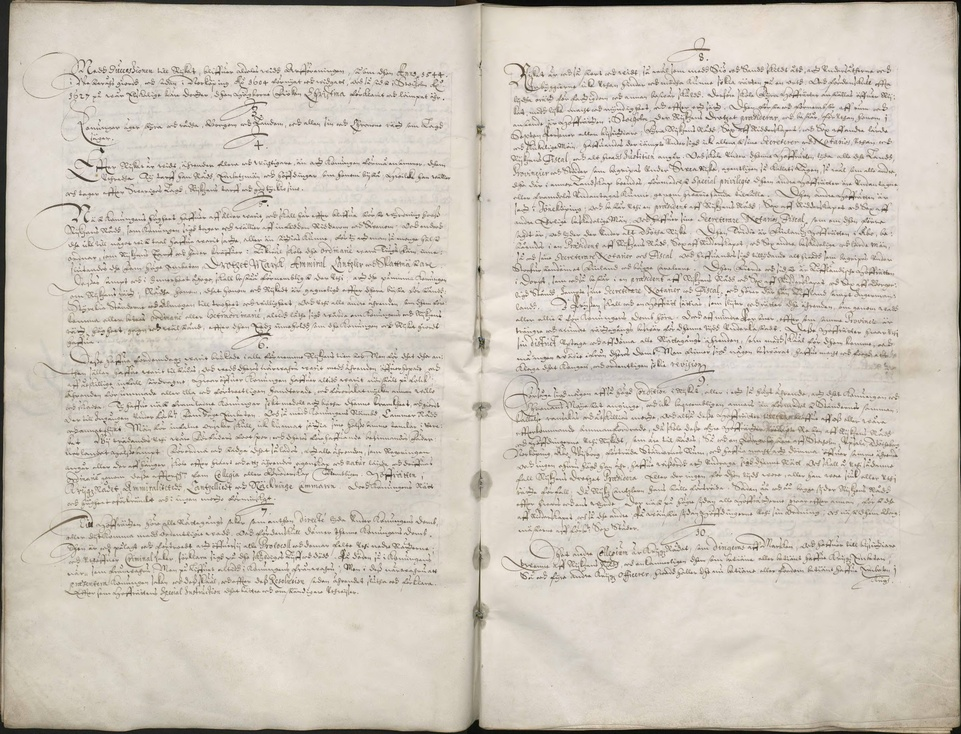
#> input picture data/test/1634_rs_regeringsform__R0001323_00005__d0688e88fe35.jpg, 961 x 734 px, shrunk from 6660 x 5085 before the run
$ python -i image.py   (imports and definitions only)   (older library calls are emulated)
#> lines starting #> are read from the running program, lines starting #| are printed output that depends on the picture; after the words box and inside, x2 and y2 are one past the last pixel; in counts of white or black regions, pixels touching at a corner belong together
from __future__ import annotations

from typing import Dict

import numpy as np
from PIL import Image

try:
    import cv2  # type: ignore
except Exception:  # pragma: no cover
    cv2 = None  # type: ignore


class ImageFeatureExtractor:
    def __init__(self, cv2_module=None):
        self.cv2 = cv2_module if cv2_module is not None else cv2

    def load_image(self, path: str) -> np.ndarray:
        return np.array(Image.open(path).convert("L"))

    def basic_stats(self, img: np.ndarray) -> Dict[str, float]:
        arr = img.astype(np.float32) / 255.0
        mean = float(arr.mean())
#> mean = 0.789
        std = float(arr.std())
#> std = 0.122
        return {"img_mean_intensity": mean, "img_std_intensity": std, "img_contrast": std}

    def blur_score(self, img: np.ndarray) -> float:
        if self.cv2 is None:
            return float("nan")
        lap = self.cv2.Laplacian(img, ddepth=self.cv2.CV_64F)
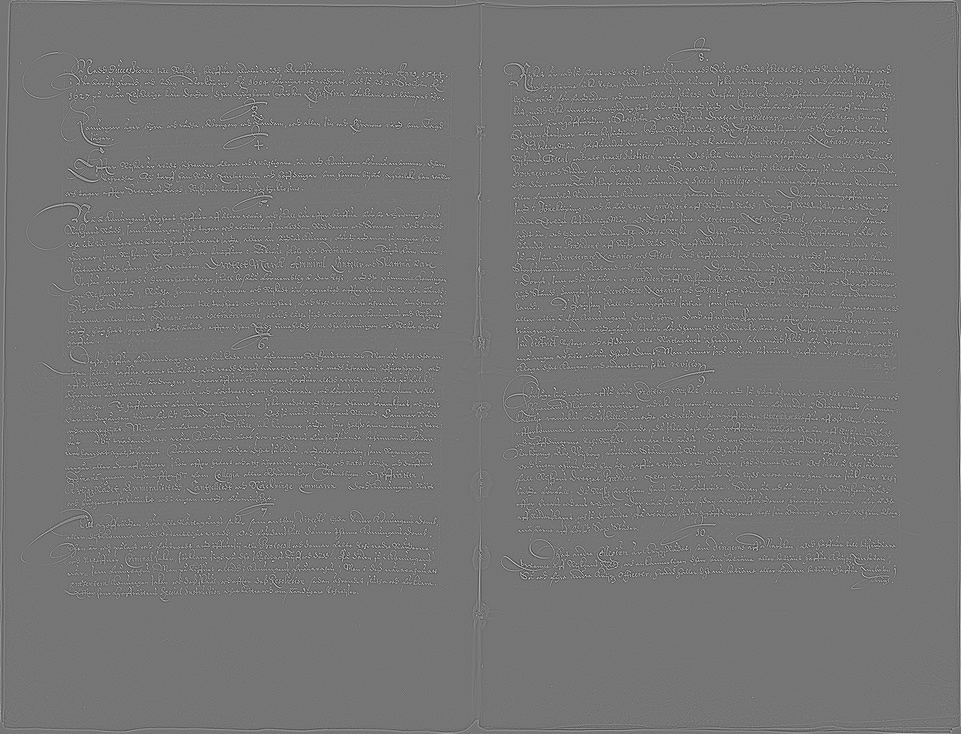
#> lap: shape (734, 961) float64; min -375, max 436, mean 0.1; drawn with min black and max white
        return float(lap.var())

    def noise_score(self, img: np.ndarray) -> float:
        if self.cv2 is None:
            return float("nan")
        blurred = self.cv2.medianBlur(img, 3)
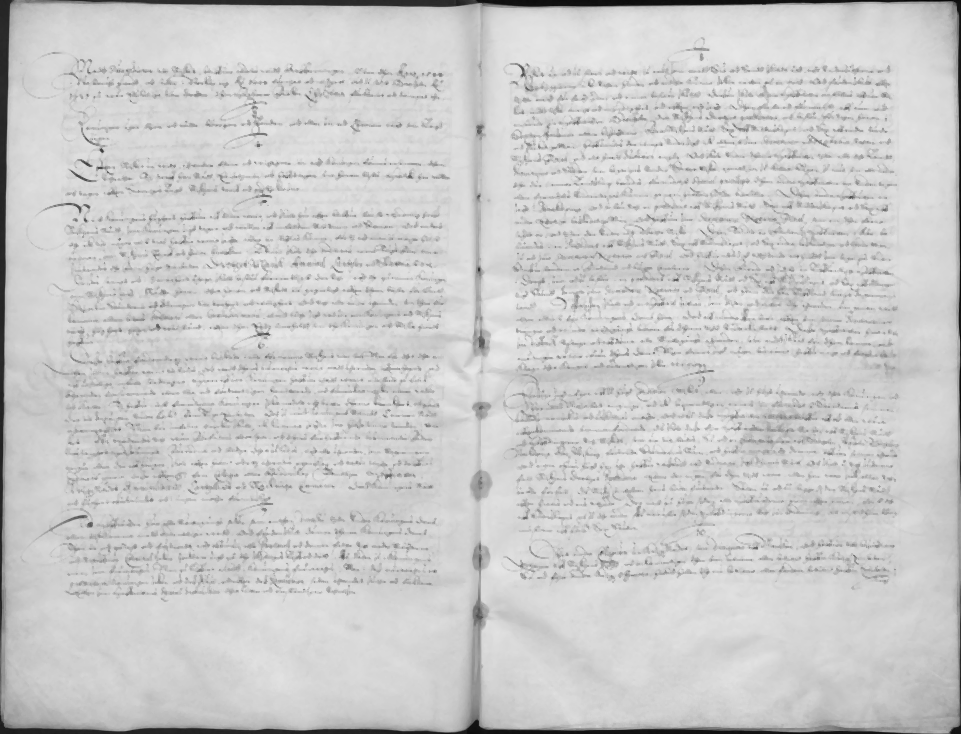
#> blurred: shape (734, 961); min 5, max 236, mean 203
        diff = img.astype(np.float32) - blurred.astype(np.float32)
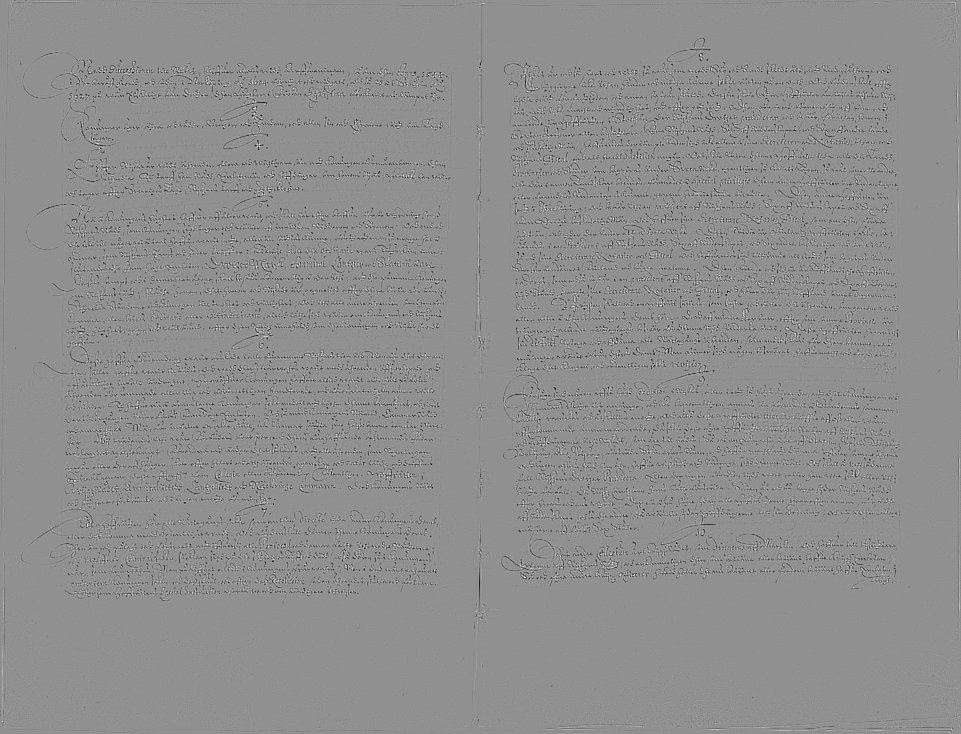
#> diff: shape (734, 961) float32; min -128, max 98, mean -1.7; drawn with min black and max white
        return float(diff.std())

    def binarisation_features(self, img: np.ndarray) -> Dict[str, float]:
        if self.cv2 is None:
            return {"fg_ratio": float("nan")}
        _, th = self.cv2.threshold(img, 0, 255, self.cv2.THRESH_BINARY + self.cv2.THRESH_OTSU)
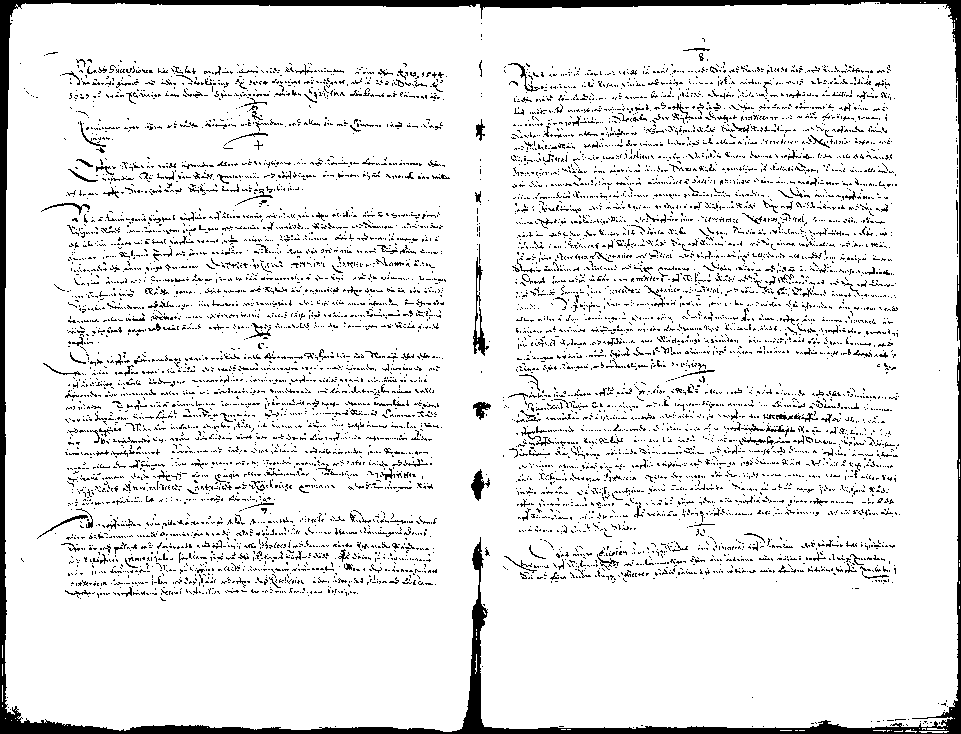
#> th: shape (734, 961); 90.9% white; 8058 black regions (7735 under 20 px), largest, box (x1, y1, x2, y2) and area: (0, 0, 961, 734) 20644, (473, 257, 489, 356) 423, (471, 469, 490, 501) 261
        fg = th == 0
        return {"fg_ratio": float(fg.mean())}

    def stroke_width_stats(self, img: np.ndarray) -> Dict[str, float]:
        if self.cv2 is None:
            return {"stroke_width_mean": float("nan"), "stroke_width_std": float("nan")}
        _, th = self.cv2.threshold(img, 0, 255, self.cv2.THRESH_BINARY + self.cv2.THRESH_OTSU)
        fg = (255 - th).astype(np.uint8)
        dist = self.cv2.distanceTransform(fg, self.cv2.DIST_L2, 3)
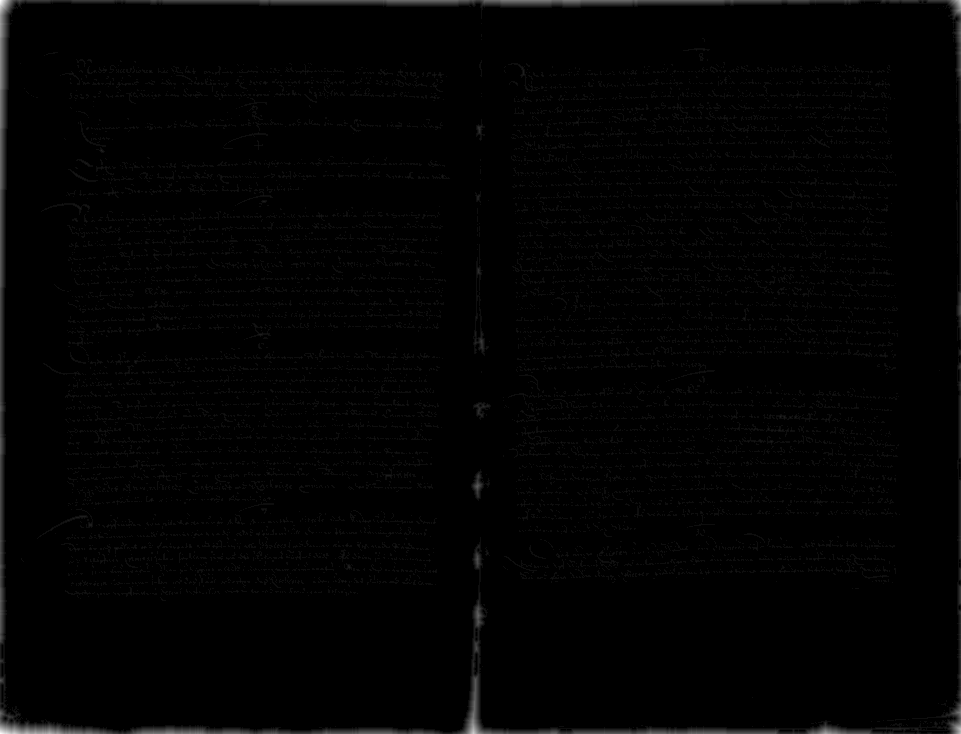
#> dist: shape (734, 961) float32; min 0, max 16.56, mean 0.157; drawn with min black and max white
        vals = dist[fg > 0]
        if vals.size == 0:
            return {"stroke_width_mean": float("nan"), "stroke_width_std": float("nan")}
        return {"stroke_width_mean": float(vals.mean()), "stroke_width_std": float(vals.std())}

    def connected_components(self, img: np.ndarray) -> Dict[str, float]:
        if self.cv2 is None:
            return {"cc_count": float("nan")}
        _, th = self.cv2.threshold(img, 0, 255, self.cv2.THRESH_BINARY + self.cv2.THRESH_OTSU)
        fg = (255 - th).astype(np.uint8)
        num_labels, _ = self.cv2.connectedComponents(fg)
#> num_labels = 8059
        return {"cc_count": float(num_labels)}

    def skew_angle(self, img: np.ndarray) -> float:
        if self.cv2 is None:
            return float("nan")
        edges = self.cv2.Canny(img, 50, 150, apertureSize=3)
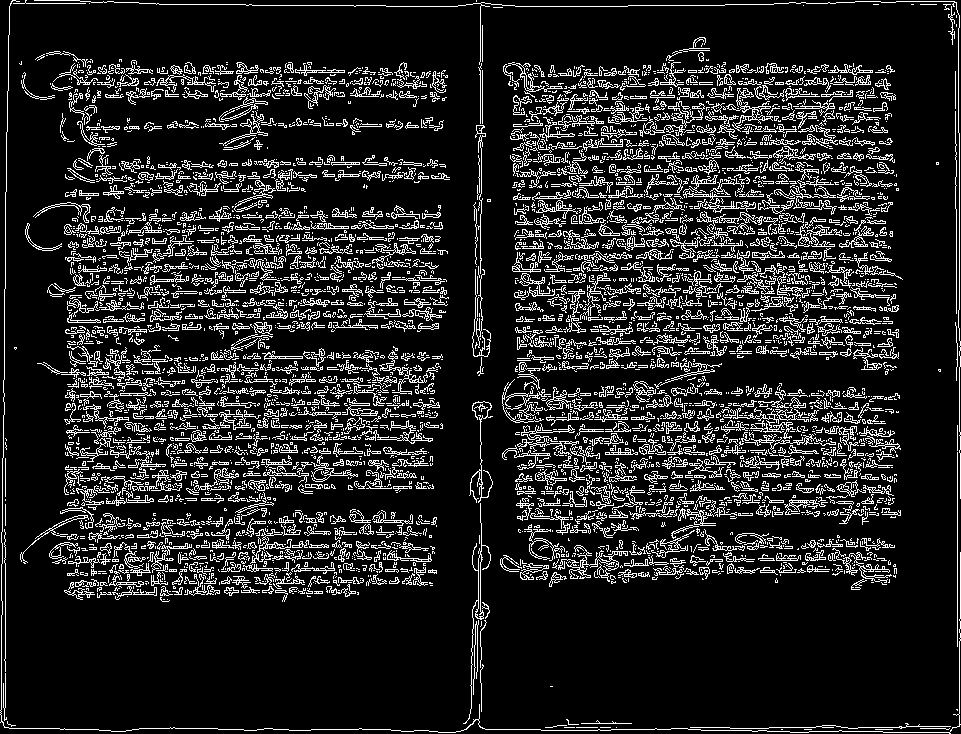
#> edges: shape (734, 961); 13.9% white in thin lines or dots
        lines = self.cv2.HoughLines(edges, 1, np.pi / 180.0, 200)
#> lines = 2666 rows, first 8: [480, 0], [72, 1.57], [96, 1.57], [959, 0], [84, 1.57], [170, 1.55], [527, 1.55], [405, 1.57]
        if lines is None:
            return float("nan")
        angles = []
        for rho, theta in lines[:, 0]:
            angle_deg = (theta * 180.0 / np.pi) - 90.0
            if -45 <= angle_deg <= 45:
                angles.append(angle_deg)
#> this loop made 2666 passes
#> (rho, theta, angle_deg) on passes 1 to 3: (480, 0, -90), (72, 1.57, 2.5e-06), (96, 1.57, 2.5e-06)
#> after the loop, angles = 2590 values, max 39 at index 2103, min -45 at index 75, mean -7.93
        return float(np.median(np.array(angles))) if angles else float("nan")

    def extract_all(self, image_path: str) -> Dict[str, float]:
        img = self.load_image(image_path)
        feats: Dict[str, float] = {}
        feats.update(self.basic_stats(img))
        feats["blur_score_var_laplacian"] = self.blur_score(img)
        feats["noise_std_diff_median"] = self.noise_score(img)
        feats.update(self.binarisation_features(img))
        feats.update(self.stroke_width_stats(img))
        feats.update(self.connected_components(img))
        feats["skew_angle_deg"] = self.skew_angle(img)
        return feats

>>> result = ImageFeatureExtractor().extract_all('../../../data/test/1634_rs_regeringsform__R0001323_00005__d0688e88fe35.jpg')
#> result = 10 items
